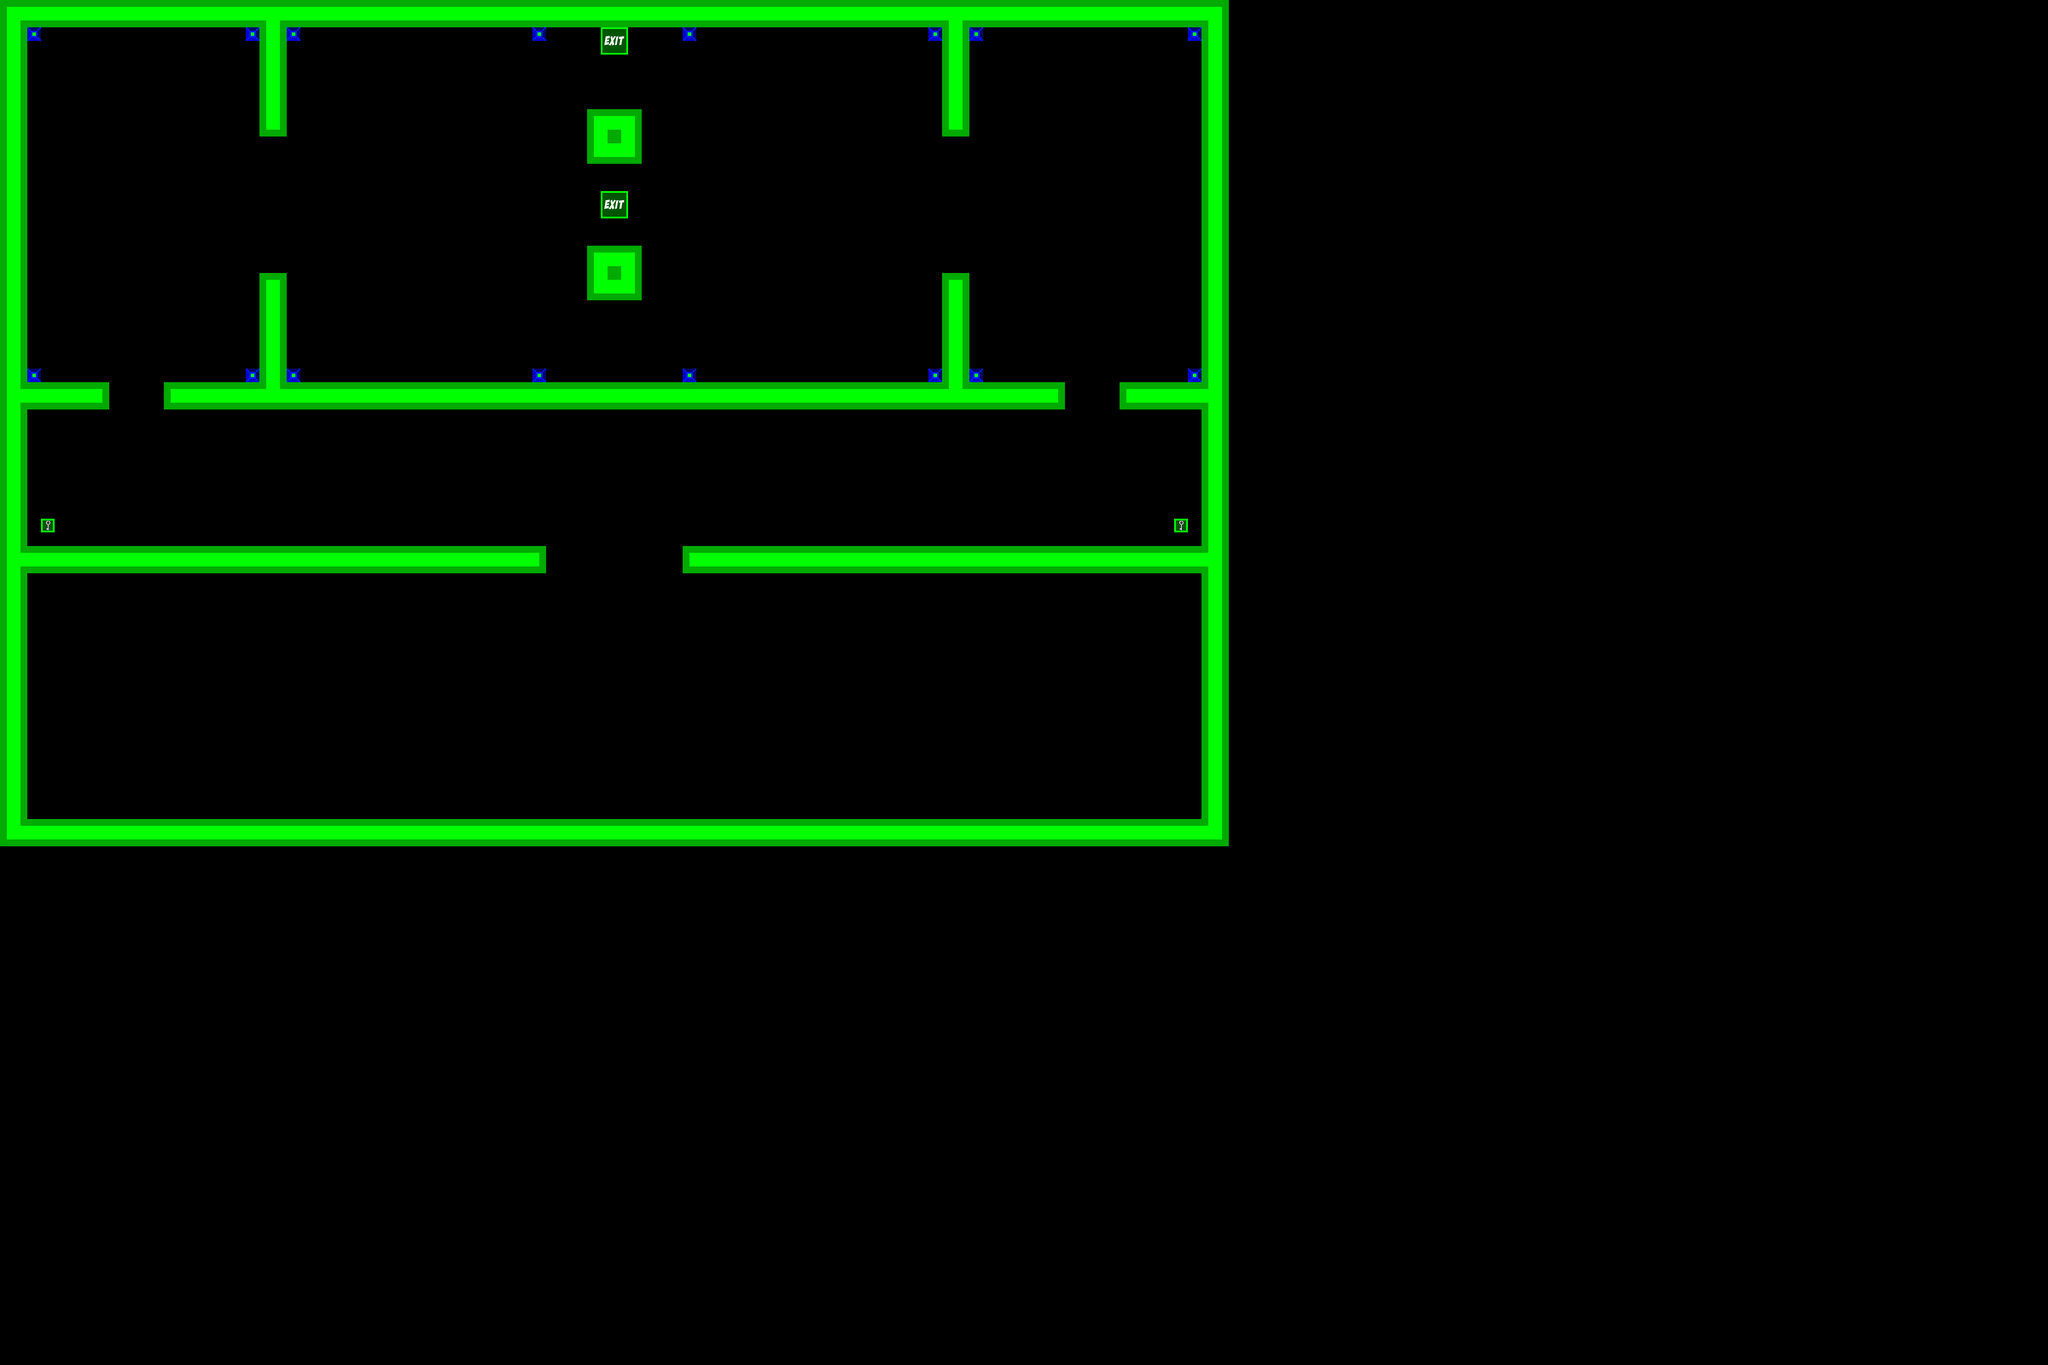

This game map was drawn from its Tiled (.tmx) file and the tilesets committed beside it. A one-line description and the trimmed map source follow:
An orthogonal 150x100 tile map with 32x32 px tiles, 3 tile layers (ground, coloring, decorations) and 43 objects (22x bean, door-02, door-01, key-01, key-02, ...).

<map version="1.10" tiledversion="1.11.2" orientation="orthogonal" renderorder="right-down" width="150" height="100" tilewidth="32" tileheight="32" infinite="0" nextlayerid="10" nextobjectid="178">
 <editorsettings>
  <export target="map-03.lua" format="lua" />
 </editorsettings>
 <properties>
  <property name="exit_to" value="map-67" />
 </properties>
 <tileset firstgid="1" name="tileset-03" tilewidth="32" tileheight="32" tilecount="1200" columns="60">
  <image source="tileset-03.png" width="1920" height="640" />
 </tileset>
 <layer id="1" name="ground" width="150" height="100">
  <data>[15000 cells, 1024 non-empty, 51 distinct tile ids]</data>
 </layer>
 <layer id="2" name="coloring" width="150" height="100">
  <data>[15000 cells, 0 non-empty, 0 distinct tile ids]</data>
 </layer>
 <layer id="3" name="decorations" width="150" height="100">
  <data>[15000 cells, 0 non-empty, 0 distinct tile ids]</data>
 </layer>
 <objectgroup id="5" name="triggers">
  <object id="124" name="door-02" x="2496" y="896" width="128" height="64" />
  <object id="125" name="door-01" x="256" y="896" width="128" height="64" />
  <object id="154" name="key-01" x="96" y="1216" width="32" height="32" />
  <object id="155" name="key-02" x="2752" y="1216" width="32" height="32" />
 </objectgroup>
 <objectgroup id="9" name="powerups">
  <object id="127" name="bean" x="2336" y="1664" width="32" height="32" />
  <object id="128" name="bean" x="2400" y="1600" width="32" height="32" />
  <object id="129" name="bean" x="2464" y="1536" width="32" height="32" />
  <object id="130" name="bean" x="2464" y="1664" width="32" height="32" />
  <object id="131" name="bean" x="2336" y="1536" width="32" height="32" />
  <object id="132" name="bean" x="448" y="1600" width="32" height="32" />
  <object id="133" name="bean" x="384" y="1536" width="32" height="32" />
  <object id="134" name="bean" x="384" y="1664" width="32" height="32" />
  <object id="135" name="bean" x="512" y="1664" width="32" height="32" />
  <object id="136" name="bean" x="512" y="1536" width="32" height="32" />
  <object id="138" name="bean" x="2400" y="1472" width="32" height="32" />
  <object id="139" name="bean" x="2464" y="1440" width="32" height="32" />
  <object id="140" name="bean" x="2336" y="1440" width="32" height="32" />
  <object id="141" name="bean" x="2400" y="1728" width="32" height="32" />
  <object id="142" name="bean" x="2336" y="1792" width="32" height="32" />
  <object id="143" name="bean" x="2464" y="1792" width="32" height="32" />
  <object id="144" name="bean" x="448" y="1728" width="32" height="32" />
  <object id="145" name="bean" x="384" y="1792" width="32" height="32" />
  <object id="146" name="bean" x="512" y="1792" width="32" height="32" />
  <object id="147" name="bean" x="448" y="1472" width="32" height="32" />
  <object id="150" name="bean" x="512" y="1408" width="32" height="32" />
  <object id="151" name="bean" x="384" y="1408" width="32" height="32" />
 </objectgroup>
 <objectgroup id="6" name="walls">
  <object id="162" x="0" y="0" width="2880" height="32" />
  <object id="163" x="608" y="32" width="64" height="256" />
  <object id="164" x="2208" y="32" width="64" height="256" />
  <object id="165" x="1376" y="256" width="128" height="96" />
  <object id="166" x="1376" y="576" width="128" height="96" />
  <object id="167" x="2208" y="640" width="64" height="256" />
  <object id="168" x="384" y="896" width="2112" height="32" />
  <object id="169" x="608" y="640" width="64" height="256" />
  <object id="170" x="64" y="896" width="192" height="32" />
  <object id="171" x="2624" y="896" width="192" height="32" />
  <object id="172" x="2816" y="32" width="64" height="1920" />
  <object id="173" x="1600" y="1280" width="1216" height="32" />
  <object id="174" x="64" y="1280" width="1216" height="32" />
  <object id="175" x="0" y="32" width="64" height="1920" />
  <object id="176" x="64" y="1920" width="2752" height="32" />
 </objectgroup>
 <objectgroup id="7" name="generators" />
 <objectgroup id="8" name="enter_exit">
  <object id="1" name="enter" x="1440" y="1760" width="32" height="32" />
  <object id="2" name="exit-01" x="1408" y="64" width="64" height="64">
   <properties>
    <property name="exit_to" value="boss" />
   </properties>
  </object>
 </objectgroup>
</map>